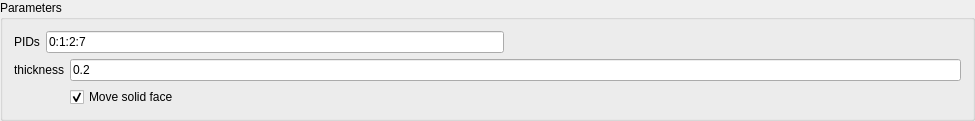
<?xml version="1.0" encoding="UTF-8"?>
<ui version="4.0">
 <class>FaceOffsetWidget</class>
 <widget class="QWidget" name="FaceOffsetWidget">
  <property name="geometry">
   <rect>
    <x>0</x>
    <y>0</y>
    <width>975</width>
    <height>104</height>
   </rect>
  </property>
  <property name="windowTitle">
   <string>FaceOffsetWidget</string>
  </property>
  <layout class="QVBoxLayout" name="verticalLayout">
   <property name="spacing">
    <number>0</number>
   </property>
   <property name="leftMargin">
    <number>0</number>
   </property>
   <property name="topMargin">
    <number>0</number>
   </property>
   <property name="rightMargin">
    <number>0</number>
   </property>
   <property name="bottomMargin">
    <number>0</number>
   </property>
   <item>
    <widget class="QGroupBox" name="groupBox">
     <property name="title">
      <string>Parameters</string>
     </property>
     <layout class="QVBoxLayout" name="verticalLayout_2">
      <item>
       <layout class="QHBoxLayout" name="horizontalLayout">
        <item>
         <widget class="QLabel" name="label_2">
          <property name="text">
           <string>PIDs</string>
          </property>
         </widget>
        </item>
        <item>
         <widget class="QLineEdit" name="lineEdit_PIDs">
          <property name="text">
           <string>0:1:2:7</string>
          </property>
         </widget>
        </item>
        <item>
         <spacer name="horizontalSpacer">
          <property name="orientation">
           <enum>Qt::Horizontal</enum>
          </property>
          <property name="sizeHint" stdset="0">
           <size>
            <width>37</width>
            <height>17</height>
           </size>
          </property>
         </spacer>
        </item>
       </layout>
      </item>
      <item>
       <layout class="QGridLayout" name="gridLayout_2">
        <item row="1" column="1">
         <widget class="QCheckBox" name="checkBox">
          <property name="text">
           <string>Move solid face</string>
          </property>
          <property name="checked">
           <bool>true</bool>
          </property>
         </widget>
        </item>
        <item row="0" column="0">
         <widget class="QLabel" name="label_13">
          <property name="text">
           <string>thickness</string>
          </property>
         </widget>
        </item>
        <item row="0" column="1">
         <widget class="QLineEdit" name="lineEdit_x2">
          <property name="text">
           <string>0.2</string>
          </property>
         </widget>
        </item>
       </layout>
      </item>
     </layout>
    </widget>
   </item>
  </layout>
 </widget>
 <layoutdefault spacing="6" margin="11"/>
 <resources/>
 <connections/>
</ui>
